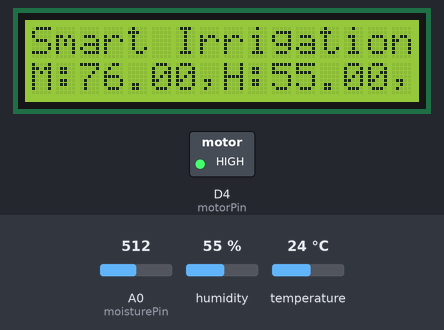
A sketch run on a simulated ESP8266 (NodeMCU). Shown: 16×2 character LCD, switched loads named in the sketch (green lamp = pin HIGH). The test bench sets the inputs (shaded band); at power-on: A0 (moisturePin) = 512, humidity 55 %, temperature 24 °C. WiFi joins after 1.5 s; servers stay silent unless stated; what the sketch prints to the serial monitor is not drawn.

Above: at 5.2 s.
5.3 s: A0 (moisturePin) set to 628
At 6.1 s:
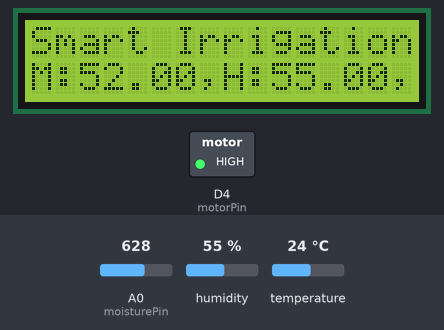
7.0 s: A0 (moisturePin) set to 646
At 8.0 s:
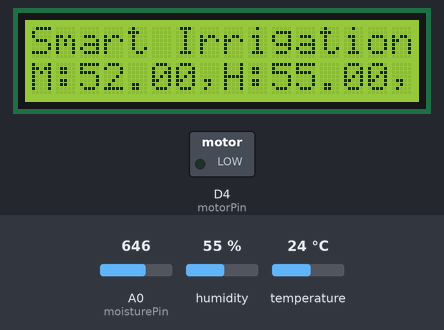
10.6 s: A0 (moisturePin) set to 306
At 16.5 s:
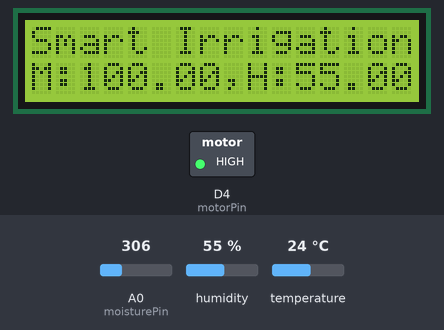
16.7 s: humidity set to 22 %
At 19.6 s:
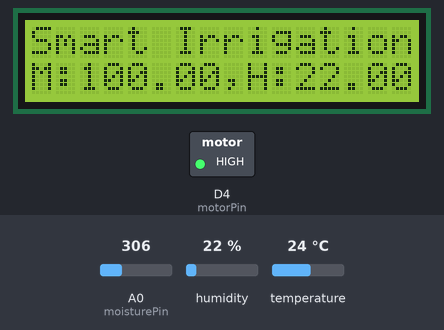
19.9 s: humidity set to 40 %
At 21.4 s:
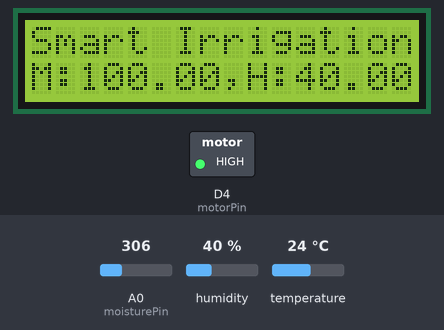
22.4 s: humidity set to 68 %
At 26.0 s:
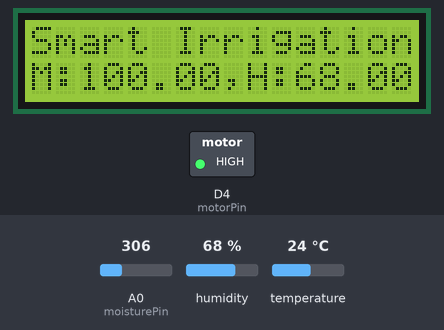
Timing chart, 0 to 27.2 s (numbered marks = the images above; inputs shaded):
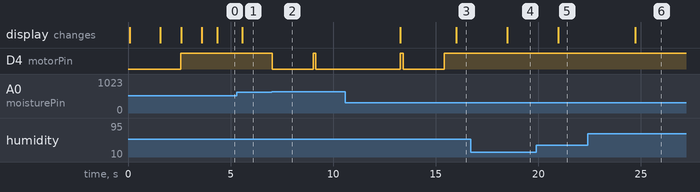

Measured:
- the behaviour switches between 637 and 638 on A0 (moisturePin) (found by bisection; images 1 and 2)
- after the input at 5.3 s, the display: changes after 0.27 s (image 1)
- after the input at 7.0 s, D4 (motorPin): HIGH → LOW at once, → HIGH 2.0 s later, → LOW 0.12 s later
- after the input at 10.6 s, the display: first differs from a run without the input after 5.4 s (image 3)
- after the input at 16.7 s, the display: changes after 1.8 s (image 4)
- after the input at 19.9 s, the display: changes after 1.1 s (image 5)
- after the input at 22.4 s, the display: changes after 2.3 s (image 6)

The sketch:

smartIrrigationSystem.ino
```cpp
#include "DHT.h"
#include <ESP8266WiFi.h>
#include <LiquidCrystal.h>
#include <WiFiManager.h>
WiFiClient client;

const char* server = "api.thingspeak.com";
//const char* ssid =  "HUAWEI-5WRD";     // replace with your wifi ssid and wpa2 key
//const char* pass =  "f7t78d6K";

String apiKey = "D0EIVSGKUK3L33BC";     //   Enter your Write API key here

#define DHTPIN D3          // GPIO Pin where the dht11 is connected
#define DHTTYPE DHT11
DHT dht(DHTPIN, DHTTYPE);
float h;                  // humidity reading
float t;                  //temperature reading

const int motorPin = D4;
String motorVal = "OFF";
int triggerVal = 50;
String print_lcd_output = "...";
const int moisturePin = A0;             // moisteure sensor pin
int moistureValue;
float moisturePercentage;              //moisture reading
const int dryval = 890;
const int wetval = 400;

int count = 0;

const int RS = D2, EN = D1, d4 = D5, d5 = D6, d6 = D7, d7 = D8;
LiquidCrystal lcd(RS, EN, d4, d5, d6, d7);

unsigned long interval = 10000;
unsigned long previousMillis = 0;
unsigned long interval1 = 1000;
unsigned long previousMillis1 = 0;

int h_prev = 0;
int t_prev = 0;

void setup() {
  // put your setup code here, to run once:
// WiFi.mode(WIFI_STA);


  Serial.begin(9600);
  delay(10);
    lcd.begin(16, 2);
  lcd.clear();
  lcd.setCursor(0,0);
  lcd.print("Aptech Vision'22");
  lcd.setCursor(0,1);
  lcd.print("WiFi Signal..");
WiFiManager wm;
 wm.resetSettings();  //for testing
bool res;
res = wm.autoConnect("AutoConnectAP","password"); // password protected ap

  if(!res) {
        Serial.println("Failed to connect");
        // ESP.restart();
    }
    else {
        //if you get here you have connected to the WiFi
        lcd.setCursor(0,1);
        lcd.print("Connected");
        delay(1000);
    }


  pinMode(motorPin, OUTPUT);
  digitalWrite(motorPin, HIGH); // keep motor off initally

  dht.begin();


//  Serial.println("Connecting to ");
//  Serial.println(ssid);
//  WiFi.begin(ssid, pass);
//  while (WiFi.status() != WL_CONNECTED)
//  {
//    delay(500);
//    Serial.print(".");              // print ... till not connected
//  }
//  Serial.println("");
//  Serial.println("WiFi connected");
  lcd.setCursor(0,0);
  lcd.print("WiFi connected");
  delay(1000);
  lcd.setCursor(0,0);
  lcd.print("Smart Irrigation");
  delay(500);

//  lcd.clear();
  lcd.setCursor(0, 1);
//
//  lcd.clear();
}

void loop() {
  // put your main code here, to run repeatedly:
  unsigned long currentMillis = millis(); // grab current time

//reading data from sensors

if (motorVal == "ON"){

  pumpOff();
  motorVal = "ON";
  moistureValue = analogRead(moisturePin);
  h = dht.readHumidity();     // read humidity
  t = dht.readTemperature();     // read temperature

//  lcd_output_disp();

  pumpOn();


}else{
  moistureValue = analogRead(moisturePin);
  h = dht.readHumidity();     // read humidity
  t = dht.readTemperature();     // read temperature

//  lcd_output_disp();

}


if (isnan(h) || isnan(t))
      {
        h = h_prev;
        t = t_prev;
      }


//     moisturePercentage = map(analogRead(moisturePin), wetval, dryval, 0, 100);
    moisturePercentage = map(moistureValue, dryval, wetval, 0, 100);
    moisturePercentage = constrain(moisturePercentage, 0, 100);

//    moisturePercentage = ( 100.00 - ( (analogRead(moisturePin) / 1023.00) * 100.00 ) );

//  h = dht.readHumidity();     // read humidity
//  t = dht.readTemperature();     // read temperature


 ///////////// Logic 1
      if(moisturePercentage <= triggerVal ) {
        pumpOn();
      }else {
        pumpOff();
      }

    if ((unsigned long)(currentMillis - previousMillis1) >= interval1) {


      Serial.println("---------------");
      Serial.print("Temperature: ");
      Serial.print(t);
      Serial.println(" C,");
      Serial.print("Humidity: ");
      Serial.print(h);
      Serial.println(" ");
      Serial.print("Soil Moisture is  = ");
      Serial.println(moistureValue);
      Serial.print("Soil Moisture is  = ");
      Serial.print(moisturePercentage);
      Serial.println("%");
      Serial.print("Motor: ");
      Serial.println( motorVal );

      print_lcd_output = "M:" + String(moisturePercentage) + ",H:" + String(h) + ",T:" + String(t);

     lcd_output_disp(print_lcd_output);
      previousMillis1 = millis();
    }


//  if (isnan(h) || isnan(t))
//  {
//    Serial.println("Failed to read from DHT sensor!");
//
//    delay(5);
//    pumpOff();
//    moisturePercentage = moisturePercentage;
//    lcd_output_disp(print_lcd_output);
//  }


    if ((unsigned long)(currentMillis - previousMillis) >= interval) {
      sendThingspeak();           //send data to thing speak
      previousMillis = millis();


//lcd_output_disp();

      client.stop();
    }


////////////////// Logic 2
//    if (moisturePercentage < 50) {
//      digitalWrite(motorPin, LOW);         // tun on motor
//    }
//    if (moisturePercentage > 50 && moisturePercentage < 55) {
//      digitalWrite(motorPin, LOW);        //turn on motor pump
//    }
//    if (moisturePercentage > 50) {
//      digitalWrite(motorPin, HIGH);          // turn off mottor
//    }


//count += 1;
//Serial.println("Count: ");
//Serial.println(count );
////Serial.println(count % 10);
//if((count % 10)== 0){
//  count = 0;
//  lcd.clear();
//  delay(500);
//   lcd_output_disp_r();
//
//
//}

 if (h != 0 && t != 0 )
      {
        h_prev = h;
        t_prev = t;
      }

}
//void lcd_output_disp_r(){
//  lcd.begin(16,2);
//  lcd.clear();
//  lcd.setCursor(0,0);
//
//  lcd_output_disp();
//
//}
void lcd_output_disp(String p_lcd){


      lcd.begin(16,2);
      lcd.clear();
      lcd.setCursor(0,0);
      lcd.print("Smart Irrigation");

      lcd.setCursor(0, 1);
      lcd.print(print_lcd_output);

}

void pumpOn(){

  digitalWrite(motorPin, LOW); // turn On
  delay(2000);

  motorVal = "ON";

}

void pumpOff(){
  digitalWrite(motorPin, HIGH); // turn Off
  delay(100);
  motorVal = "OFF";
}


void sendThingspeak() {
  if (client.connect(server, 80))
  {
    String postStr = apiKey;              // add api key in the postStr string
    postStr += "&field1=";
    postStr += String(moisturePercentage);    // add mositure reading
    postStr += "&field2=";
    postStr += String(t);                 // add tempr readin
    postStr += "&field3=";
    postStr += String(h);                  // add humidity readin
    postStr += "\r\n\r\n";

    client.print("POST /update HTTP/1.1\n");
    client.print("Host: api.thingspeak.com\n");
    client.print("Connection: close\n");
    client.print("X-THINGSPEAKAPIKEY: " + apiKey + "\n");
    client.print("Content-Type: application/x-www-form-urlencoded\n");
    client.print("Content-Length: ");
    client.print(postStr.length());           //send lenght of the string
    client.print("\n\n");
    client.print(postStr);                      // send complete string
    Serial.print("Moisture Percentage: ");
    Serial.println(moisturePercentage);
    Serial.print("%. Temperature: ");
    Serial.print(t);
    Serial.print(" C, Humidity: ");
    Serial.println(h);
    Serial.println("%. Sent to Thingspeak.");
  }

}
```
